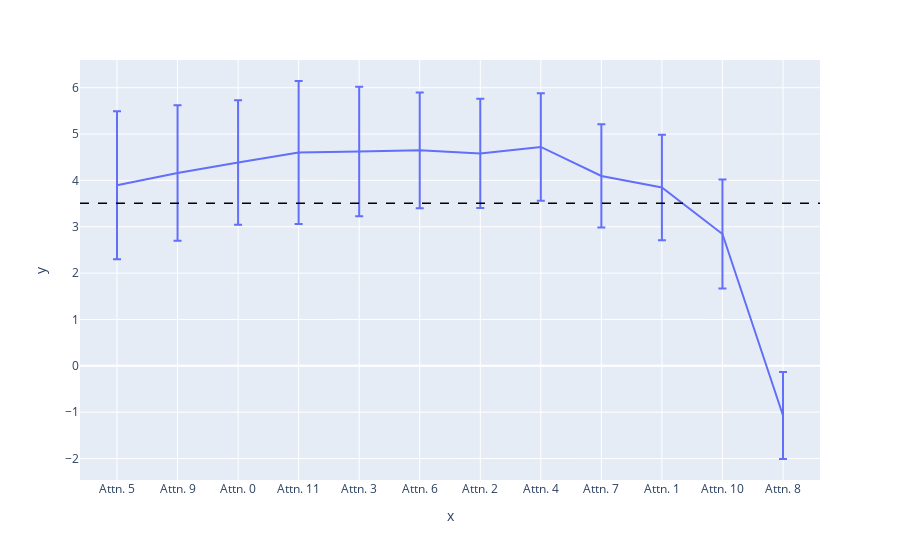

Notebook cell for this chart:
### Code cell
labels = [f"Attn. {layer}" for layer in reversed(sorted_attns_tl)]
fig = px.line(x = labels, y=logit_diffs_tl.cpu().numpy(), error_y=std_logit_diffs_tl.cpu().numpy())
fig.add_hline(y=logit_diff_tl.item(), line_width=1.5, line_dash="dash", line_color="black")
fig.show()

### Figure 1 — Plotly figure (JSON) as saved in the notebook; plotly's stock layout.template omitted (floating-point values rounded to 4 significant figures)
{"data": [{"error_y": {"array": [1.595, 1.46, 1.343, 1.542, 1.397, 1.248, 1.178, 1.161, 1.114, 1.137, 1.177, 0.9385]}, "hovertemplate": "x=%{x}<br>y=%{y}<extra></extra>", "legendgroup": "", "line": {"color": "#636efa", "dash": "solid"}, "marker": {"symbol": "circle"}, "mode": "lines", "name": "", "orientation": "v", "showlegend": false, "type": "scatter", "x": ["Attn. 5", "Attn. 9", "Attn. 0", "Attn. 11", "Attn. 3", "Attn. 6", "Attn. 2", "Attn. 4", "Attn. 7", "Attn. 1", "Attn. 10", "Attn. 8"], "xaxis": "x", "y": [3.895, 4.159, 4.388, 4.602, 4.624, 4.649, 4.581, 4.721, 4.097, 3.846, 2.844, -1.072], "yaxis": "y"}], "layout": {"legend": {"tracegroupgap": 0}, "margin": {"t": 60}, "shapes": [{"line": {"color": "black", "dash": "dash", "width": 1.5}, "type": "line", "x0": 0, "x1": 1, "xref": "x domain", "y0": 3.507, "y1": 3.507, "yref": "y"}], "xaxis": {"anchor": "y", "domain": [0, 1], "title": {"text": "x"}}, "yaxis": {"anchor": "x", "domain": [0, 1], "title": {"text": "y"}}}}
